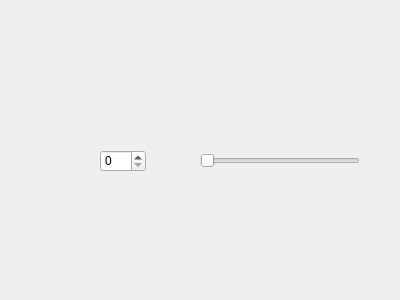
<?xml version="1.0" encoding="UTF-8"?>
<ui version="4.0">
 <class>Form</class>
 <widget class="QWidget" name="Form">
  <property name="geometry">
   <rect>
    <x>0</x>
    <y>0</y>
    <width>400</width>
    <height>300</height>
   </rect>
  </property>
  <property name="windowTitle">
   <string>Form</string>
  </property>
  <widget class="QSlider" name="horizontalSlider">
   <property name="geometry">
    <rect>
     <x>200</x>
     <y>150</y>
     <width>160</width>
     <height>22</height>
    </rect>
   </property>
   <property name="orientation">
    <enum>Qt::Horizontal</enum>
   </property>
  </widget>
  <widget class="QSpinBox" name="spinBox">
   <property name="geometry">
    <rect>
     <x>100</x>
     <y>150</y>
     <width>46</width>
     <height>22</height>
    </rect>
   </property>
  </widget>
 </widget>
 <resources/>
 <connections/>
</ui>
